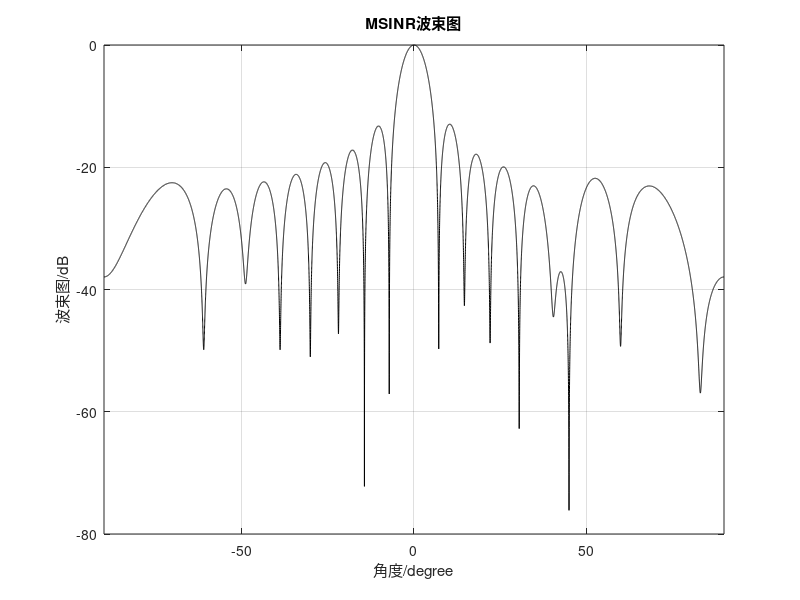

This chart was generated by the following MATLAB code:
clc;
clear;
close all;
M=16; %阵元数
snapshots=200; %快拍数
thetas=0; %信号入射角度
d = 0.5;%阵元间距（半波长）
thetai=[45]; %干扰入射角度
n=[0:M-1]';

vs=exp(-j*2*pi*d*n*sind(thetas)); %信号方向向量
vi=exp(-j*2*pi*d*n*sind(thetai)); %干扰方向向量

f=16000; %载波频率
t=[0:1:snapshots-1]/200;

snr=10; %信噪比
inr=10; %干噪比

rvar=1;%信号功率
de=rvar*exp(j*2*pi*f*t); %期望信号

xs=vs*exp(j*2*pi*f*t); %构造有用信号

mont=100;
temp = zeros(M,mont);
for g=1:mont
    xi1=[randn(length(thetai),snapshots)+j*randn(length(thetai),snapshots)];

    % xi=sqrt(10^(inr/10))*vi*[randn(length(thetai),L)+j*randn(length(thetai),L)]; %构造干扰信号

    xi=vi*xi1; %构造干扰信号

    noise=10^(-snr/ 10)*[randn(M,snapshots)+j*randn(M,snapshots)]; %噪声

    X=xi+noise; %干扰加噪声

    A=[vs vi];% 信号接收阵列

    St=[xs;xi];%接收信号


    R=xs*xs'/snapshots; %构造协方差矩阵
    Rn=X*X'/snapshots; %噪声协方差矩阵

    [V,D]=eig(R,Rn);%广义特征值和特征向量
    [a,b]=max(diag(D));

    wop2=V(:,b);
    temp(:,g)=wop2;
end

wop3 = mean(temp,2);

sita = -90:0.01:90;
v=exp(-j*pi*n*sind(sita));
B1=abs(wop3'*v);

figure(1)
plot(sita,20*log10(B1/max(B1)),'k');
title('MSINR波束图')
xlabel("角度/degree")
ylabel("波束图/dB")
grid on
axis([-90 90 -80 0]);
hold off